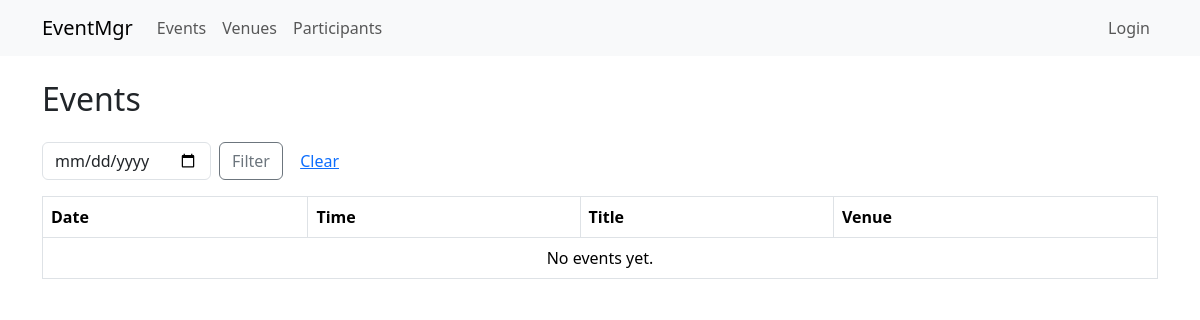
Before: /events with the older database file.
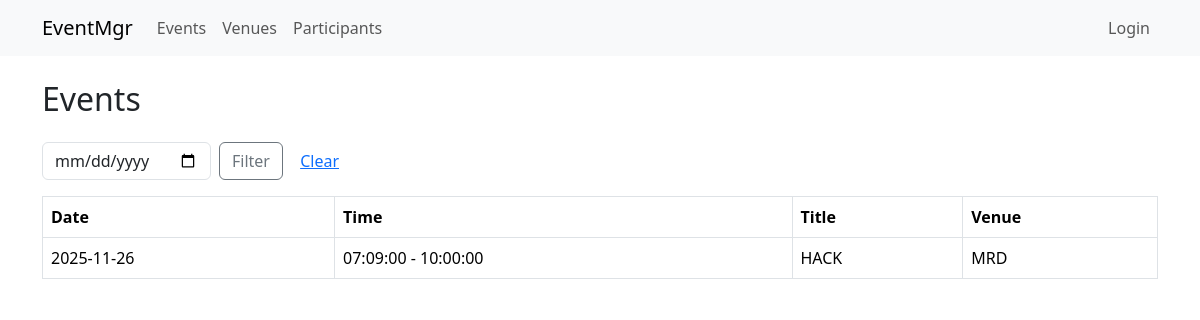
After: the same page with the newer database file.
### app/models.py (models this page shows, shortened)
class Event(db.Model):
    id = db.Column(db.Integer, primary_key=True)
    title = db.Column(db.String(120), nullable=False)
    description = db.Column(db.Text)
    date = db.Column(db.Date, nullable=False)
    start_time = db.Column(db.Time, nullable=False)
    end_time = db.Column(db.Time, nullable=False)
    venue_id = db.Column(db.Integer, db.ForeignKey('venue.id'), nullable=False)
    participants = db.relationship('Participant', secondary=event_participants, back_populates='events')

class Venue(db.Model):
    id = db.Column(db.Integer, primary_key=True)
    name = db.Column(db.String(150), nullable=False, unique=True)
    capacity = db.Column(db.Integer, nullable=False, default=0)
    resources_list = db.relationship('Resource', back_populates='venue', cascade='all, delete-orphan')
    events = db.relationship('Event', backref='venue', lazy=True, cascade='all, delete-orphan')

### app/routes.py (the view)
@main_bp.route('/events')
def list_events():
    q_date = request.args.get('date')
    if q_date:
        try:
            dt = datetime.strptime(q_date, '%Y-%m-%d').date()
            events = Event.query.filter_by(date=dt).order_by(Event.start_time).all()
        except Exception:
            events = Event.query.order_by(Event.date, Event.start_time).all()
    else:
        events = Event.query.order_by(Event.date, Event.start_time).all()
    return render_template('events/list.html', events=events)

### app/templates/events/list.html (shortened to what this page needs)
{% extends 'base.html' %}
{% block content %}
<div class="d-flex justify-content-between align-items-center mb-3">
    <h2>Events</h2>
</div>
<form class="row g-2 mb-3" method="get" action="{{ url_for('main.list_events') }}">
    <div class="col-auto">
        <input type="date" name="date" class="form-control" value="{{ request.args.get('date','') }}">
    </div>
    <div class="col-auto">
        <button class="btn btn-outline-secondary">Filter</button>
        <a href="{{ url_for('main.list_events') }}" class="btn btn-link">Clear</a>
    </div>
</form>
<table class="table table-bordered">
    <thead>
        <tr>
            <th>Date</th>
            <th>Time</th>
            <th>Title</th>
            <th>Venue</th>
        </tr>
    </thead>
    <tbody>
        {% for e in events %}
        <tr>
            <td>{{ e.date }}</td>
            <td>{{ e.start_time }} - {{ e.end_time }}</td>
            <td>{{ e.title }}</td>
            <td>{{ e.venue.name if e.venue else 'N/A' }}</td>
        </tr>
        {% else %}
        <tr><td colspan="5" class="text-center">No events yet.</td></tr>
        {% endfor %}
    </tbody>
</table>
{% endblock %}

### app/templates/base.html (shortened to what this page needs)
<!doctype html>
<html lang="en">
<head>
    <link href="https://cdn.jsdelivr.net/npm/bootstrap@5.3.2/dist/css/bootstrap.min.css" rel="stylesheet">
</head>
<body>
<nav class="navbar navbar-expand-lg navbar-light bg-light mb-4">
  <div class="container">
    <a class="navbar-brand" href="{{ url_for('main.index') }}">
        EventMgr
    </a>
    <div class="collapse navbar-collapse" id="navbarNav">
      <ul class="navbar-nav me-auto">
        <li class="nav-item">
          <a class="nav-link" href="{{ url_for('main.list_events') }}">Events</a>
        </li>
        <li class="nav-item">
          <a class="nav-link" href="{{ url_for('main.list_venues') }}">Venues</a>
        </li>
        <li class="nav-item">
          <a class="nav-link" href="{{ url_for('main.list_participants') }}">Participants</a>
        </li>
      </ul>
      <ul class="navbar-nav ms-auto">
        {% if current_user.is_authenticated %}
          <li class="nav-item">
            <a class="nav-link">Hi {{ current_user.username }}</a>
          </li>
          <li class="nav-item">
            <a class="nav-link" href="{{ url_for('auth.logout') }}">Logout</a>
          </li>
        {% else %}
          <li class="nav-item">
            <a class="nav-link" href="{{ url_for('auth.login') }}">Login</a>
          </li>
        {% endif %}
      </ul>
    </div>
  </div>
</nav>
<div class="container">
    {% block content %}{% endblock %}
</div>
</body>
</html>

Changed rows visible on the page:
added Event: date "2025-11-26", start_time "07:09:00", end_time "10:00:00", title "HACK", venue "MRD"
Other visible differences:
text no longer shown: "No events yet."
